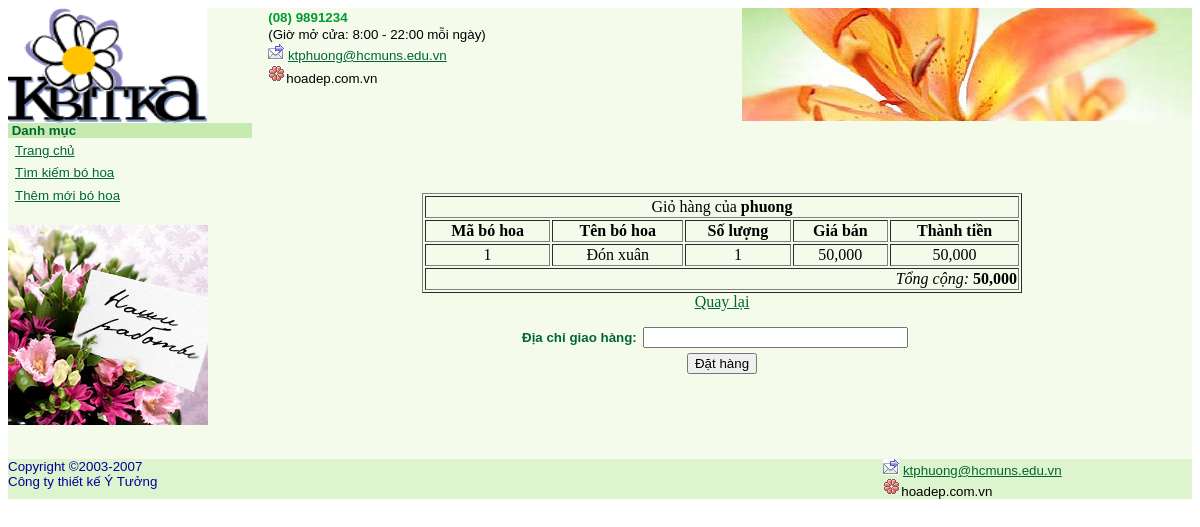
The page /trang_gio_hang.php?id=1 (signed in) on the database its author committed.
### tables this page shows
CREATE TABLE `hoa` (
  `mahoa` int(11) NOT NULL,
  `maloai` int(11) DEFAULT NULL,
  `tenhoa` varchar(50) DEFAULT NULL,
  `dongia` int(11) DEFAULT NULL,
  `hinh` varchar(50) DEFAULT NULL,
  `mota` varchar(1000) DEFAULT NULL
);

### handleData.php (called while the page is built, shortened)
<?php
	function getCart($id){
		$conn = db_connect();
		$sql = $conn->query("select * from hoa where mahoa=".$id);
		return $sql;
	}
?>

### trang_gio_hang.php (the view, shortened to what this page needs)
<?php include_once "handleData.php" ?>
<html xmlns="http://www.w3.org/1999/xhtml">
<head>
</head>
<body>
<table width="100%" border="0" cellpadding="0" cellspacing="0" bordercolor="#DEF4CE">
  <tr bgcolor="#F4FBEB">
    <td width="21%" valign="top"><img src="hinh_anh/LogotypeKvitka.gif" width="199" height="115" /></td>
    <td width="28%" valign="top"><div align="center">
      <table width="300" border="0" cellpadding="0" cellspacing="2" bgcolor="#F4FBEB">
        <tr>
          <td><span class="style10">(08) 9891234 </span></td>
        </tr>
        <tr>
          <td><span class="style8">(Giờ mở cửa: 8:00 - 22:00 mỗi ngày) </span></td>
          </tr>
        <tr>
          <td><span class="style8"><img src="hinh_anh/IconMail.gif" width="16" height="16" /> <a href="./ktphuong@hcmuns.edu.vn">ktphuong@hcmuns.edu.vn </a></span></td>
          </tr>
        <tr>
          <td><span class="style8"><img src="hinh_anh/online0.gif" width="18" height="18" />hoadep.com.vn</span></td>
          </tr>
      </table>
    </div></td>
    <td colspan="3" valign="top"><div align="right"><img src="hinh_anh/top.jpg" width="450" height="113"></div></td>
  </tr>
  <tr bgcolor="#F4FBEB">
    <td valign="top"><table width="100%" border="0" cellpadding="0" cellspacing="0">
      <tr>
        <td bgcolor="#C7EAB0"><span class="style3">&nbsp;Danh mục
          </span>
          <table width="100%" border="0" bgcolor="#F4FBEB">
            <tr>
              <td>&nbsp;<a href="index.php" class="style8">Trang ch&#7911;</a></td>
            </tr>
            <tr>
              <td>&nbsp;<a href="tim_hoa.php" class="style8">T&igrave;m ki&#7871;m b&oacute; hoa </a></td>
            </tr>
            <tr>
              <td height="21">&nbsp;<a href="them_hoa.php" class="style8">Th&ecirc;m m&#7899;i b&oacute; hoa </a></td>
            </tr>
          </table>		  </td>
      </tr>
      <tr>
        <td valign="bottom" bgcolor="#F4FBEB">&nbsp;</td>
      </tr>
    </table>
    <img src="hinh_anh/BannerSideCreative.jpg" width="200" height="200" /></td>
    <td colspan="3" valign="middle" bgcolor="#F4FBEB"><p>&nbsp;</p>
      <?php
          if(isset($_SESSION['username'])) {
       ?>
      <table width="400" border="0" align="center" cellpadding="0" cellspacing="0">
        <tr>
          <td align="center">
              <p align="center"><br><br>
          <table border="1" width="600">
            <tr >
              <td colspan="5" align="center">Giỏ hàng của <b><?php echo $_SESSION['username'] ?></b></td>
            </tr>
             <tr>
                <th>Mã bó hoa</th>
                <th>Tên bó hoa</th>
                <th>Số lượng</th>
                <th>Giá bán</th>
                <th>Thành tiền</th>
             </tr>
              <?php
              if(isset($_SESSION['username'])){
                if(isset($_GET['id']))
                $id = $_GET['id'];
                $tong = 0;
                $addCart = getCart($id);
                 foreach ($_SESSION['cart'] as $key => $v) {
                      echo "<tr align='center'>";
                      echo "<td>".$v['id']."</td>";
                      echo "<td>".$v['name']."</td>";
                      echo "<td>".$v['qty']."</td>";
                      echo "<td>".number_format($v['price'])."</td>";
                      echo "<td>". number_format($v['qty'] * $v['price'])."</td>";
                      echo "</tr>";
                      $tong += $v['qty'] * $v['price'];
                  }
              }
                 ?>
                  <tr >
              <td colspan="5" align="right"><em>Tổng cộng:</em> <b><?php echo number_format($tong) ?></b></td>
            </tr>
         </table>
         <a href="index.php">Quay lại</a>
      </p>
       <form name="form1" method="post" action="trang_giao_hang.php">
        <table width="400" border="0" align="center" cellpadding="0" cellspacing="0">
          <tr>
            <td><span class="style3">Địa chỉ giao hàng:</span></td>
            <td><input name="dia_chi" type="text" id="dia_chi" size="30"></td>
          </tr>
          <tr>
            <td height="30" colspan="2" align="center"><input type="submit" name="submit_gh" value="Đặt hàng"></td>
          </tr>
        </table>
      </form>
          </td>
        </tr>
      </table>
       <?php
            }
            else {
              echo "Bạn cần phải đăng nhập để có thể đặt mua!";
            }
          ?>
      <p>&nbsp;</p>
      <p align="center" class="style3">&nbsp;</p>
    </td>
  </tr>
  <tr>
    <td valign="top" bgcolor="#DEF4CE"><span class="style2">Copyright &copy;2003-2007 <br />
    Công ty thiết kế Ý Tưởng </span></td>
    <td valign="top" bgcolor="#DEF4CE"><span class="style15"></span></td>
    <td width="27%" valign="top" bgcolor="#DEF4CE"><span class="style15"></span></td>
    <td bgcolor="#DEF4CE"><span class="style8"><img src="hinh_anh/IconMail.gif" width="16" height="16" />
	    <a href="./ktphuong@hcmuns.edu.vn">ktphuong@hcmuns.edu.vn</a>
      <br />
      <img src="hinh_anh/online0.gif" width="18" height="18" />hoadep.com.vn</span></td>
  </tr>
</table>
</body>
</html>

### trang_gio_hang.php (style rules this page uses)
.style3 { color: #006633; font-weight: bold; font-family: Verdana, Arial, Helvetica, sans-serif; font-size: smaller; }
.style8 { font-family: Verdana, Arial, Helvetica, sans-serif; font-size: smaller; }
.style10 { font-family: Verdana, Arial, Helvetica, sans-serif; font-size: smaller; font-weight: bold; color: #009933; }
a:link { color: #006633; }

### rows shown on the page
hoa: id "1", tenhoa "Đón xuân", qty "1", dongia "50,000", $v['qty']*$v['price'] "50,000"

### other values the page prints
$_SESSION['username'] "phuong"
$tong "50,000"
